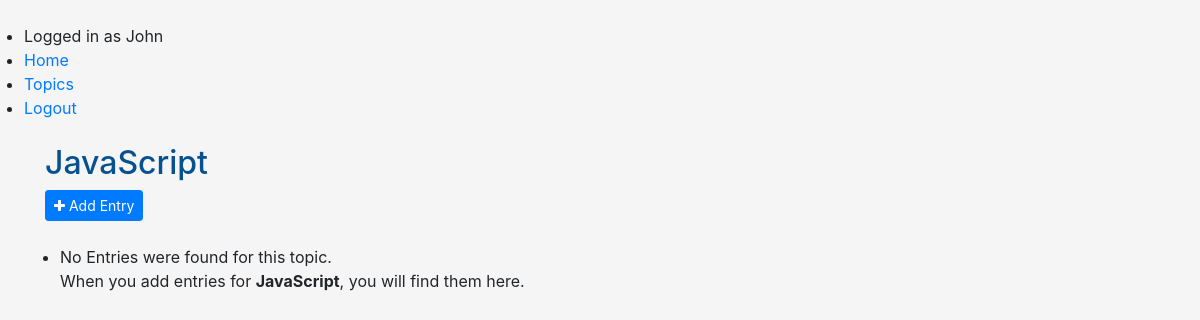
The app's page /topics/4/ (signed in), older data.
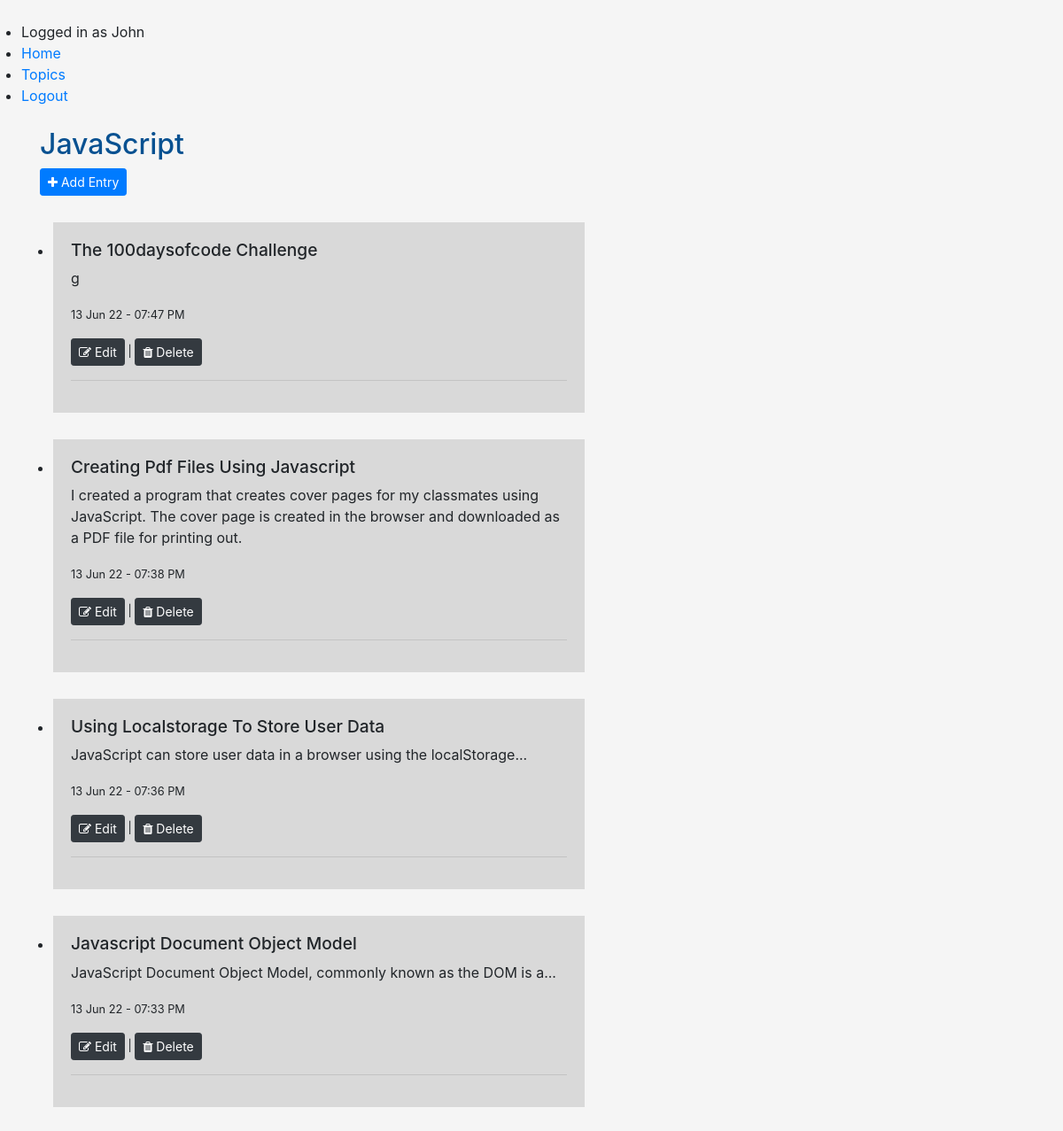
The same page, newer data.
### learning_logs/models.py (models this page shows, shortened)
class Topic(models.Model):
	owner = models.ForeignKey(User, on_delete=models.CASCADE)
	topic_name = models.CharField(max_length=60)
	date_added = models.DateTimeField(auto_now_add=True)
	time_edited = models.DateTimeField(auto_now=True)
	topic_description = models.TextField(max_length=80, blank=True, null=True)
	class Meta:
		ordering = ['-date_added']
	def __str__(self):
		return self.topic_name

class Entry(models.Model):
	topic = models.ForeignKey(Topic, on_delete=models.CASCADE)
	entry_title = models.CharField(max_length=100, blank=True)
	entry_text = models.TextField(max_length=500)
	date_added = models.DateTimeField(auto_now_add=True)
	edited = models.DateTimeField(auto_now=True, null=True)
	class Meta:
		verbose_name_plural = 'entries'
		ordering = ['-date_added']

### learning_logs/views.py (the view)
# urls.py: path('topics/<int:pk>/', views.DetailTopic.as_view(), name='topic-detail'),
class DetailTopic(LoginRequiredMixin, generic.DetailView):
	model = Topic
	template_name = 'learning_logs/topic-detail.html'

### learning_logs/templates/learning_logs/topic-detail.html (shortened to what this page needs)
{% extends 'learning_logs/base.html' %}
{% block content %}
	<h1>{{topic}}</h1>
	<a href="{% url 'new-entry' topic.id %}" class="btn btn-sm btn-primary"> <i class="fa fa-plus"></i> Add Entry</a>
	<div class="container my-4">
		<ul>
			{% for entries in topic.entry_set.all %}
				<li class="entry">
					<h2>{{entries.entry_title|title}}</h2>
					<p>{{entries.entry_text}}</p>
					<p><small>{{entries.date_added|date:'d M y - h:i A'}}</small></p>
					<p><small><a class="btn btn-sm btn-dark" href="{% url 'edit-entry' entries.id %}"><span class="fa fa-edit"></span> Edit</a> | <a class="btn btn-sm btn-dark" href="{% url 'delete-entry' entries.id %}"><span class="fa fa-trash"></span> Delete</a></small></p>
					<hr>
				</li>
			{% empty %}
			<li>No Entries were found for this topic. <br>
				When you add entries for <strong>{{topic}}</strong>, you will find them here.
			</li>
			{% endfor %}
		</ul>
	</div>
{% endblock content %}

### learning_logs/templates/learning_logs/base.html (shortened to what this page needs)
{% load static %}
<!DOCTYPE html>
<html lang="en">
<head>
	<link rel="stylesheet" href="https://cdnjs.cloudflare.com/ajax/libs/font-awesome/4.7.0/css/font-awesome.min.css">
    <link rel="stylesheet" href="https://maxcdn.bootstrapcdn.com/bootstrap/4.5.2/css/bootstrap.min.css">
	<link rel="stylesheet" href="{% static 'css/main.css' %}">
</head>
<body>
	<header class="m-4">
		<ul class="sidebar-nav">
			<li>{% if user.is_authenticated %} Logged in as {{user.username}} {% else %} Not Logged
				                        In {% endif %}
			</li>
			<li><a href="{% url 'index' %}">Home</a></li>
			<li><a href="{% url 'topics' %}">Topics</a></li>
			{% if user.is_authenticated %}
			<li><a href="{% url 'logout' %}">Logout</a></li>
			{% endif %}
		</ul>
	</header>
	<main class="container">
		{% block content %}
		{% endblock content %}
	</main>
</body>
</html>

### learning_logs/static/css/main.css (style rules this page uses)
body { background: whitesmoke; }
h1 { font-size: xx-large; color: #085191; }
h2 { font-size: larger; }
.entry { background: #d9d9d9; padding: 20px; margin: 30px 0px; max-width: 600px; }
ul { padding: 0; }

Row changes from the older to the newer data that the page shows:
shown differently, row unchanged: Topic "JavaScript": topic_name "JavaScript" → (not shown)
added Entry: entry_title "The 100daysofcode Challenge", entry_text "g", date_added "13 Jun 22 - 07:47 PM"
added Entry: entry_title "Creating Pdf Files Using Javascript", entry_text "I created a program that creates cover pages for my classmates using JavaScript. The cover page is created in the browser and downloaded as a PDF file for printing out.", date_added "13 Jun 22 - 07:38 PM"
added Entry: entry_title "Using Localstorage To Store User Data", entry_text "JavaScript can store user data in a browser using the localStorage...", date_added "13 Jun 22 - 07:36 PM"
added Entry: entry_title "Javascript Document Object Model", entry_text "JavaScript Document Object Model, commonly known as the DOM is a...", date_added "13 Jun 22 - 07:33 PM"
Text that changed along with them:
text no longer shown: "No Entries were found for this topic. When you add entries for , you will find them here."
